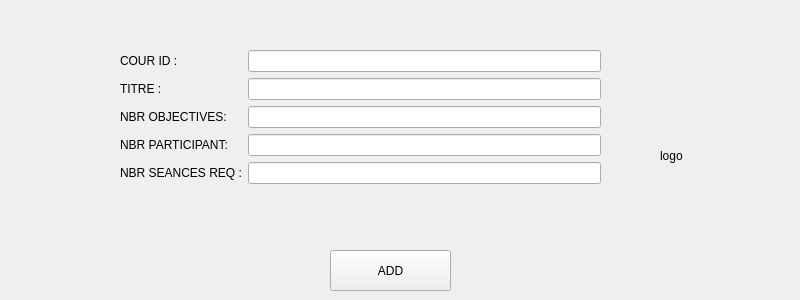
       <widget class="QWidget" name="tab_3">
        <attribute name="title">
         <string>CREATE</string>
        </attribute>
        <widget class="QWidget" name="formLayoutWidget_2">
         <property name="geometry">
          <rect>
           <x>120</x>
           <y>50</y>
           <width>481</width>
           <height>151</height>
          </rect>
         </property>
         <layout class="QFormLayout" name="formLayout_2">
          <item row="0" column="0">
           <widget class="QLabel" name="label_8">
            <property name="text">
             <string>COUR ID :</string>
            </property>
           </widget>
          </item>
          <item row="0" column="1">
           <widget class="QLineEdit" name="cours_id"/>
          </item>
          <item row="1" column="1">
           <widget class="QLineEdit" name="cours_titre"/>
          </item>
          <item row="2" column="0">
           <widget class="QLabel" name="label_10">
            <property name="text">
             <string>NBR OBJECTIVES: </string>
            </property>
           </widget>
          </item>
          <item row="2" column="1">
           <widget class="QLineEdit" name="cours_nbr_obj"/>
          </item>
          <item row="3" column="0">
           <widget class="QLabel" name="label_11">
            <property name="text">
             <string>NBR PARTICIPANT:</string>
            </property>
           </widget>
          </item>
          <item row="3" column="1">
           <widget class="QLineEdit" name="cours_nbr_prtc"/>
          </item>
          <item row="4" column="0">
           <widget class="QLabel" name="label_12">
            <property name="text">
             <string>NBR SEANCES REQ :</string>
            </property>
           </widget>
          </item>
          <item row="4" column="1">
           <widget class="QLineEdit" name="cours_nbr_sc"/>
          </item>
          <item row="1" column="0">
           <widget class="QLabel" name="label_9">
            <property name="text">
             <string>TITRE : </string>
            </property>
           </widget>
          </item>
         </layout>
        </widget>
        <widget class="QPushButton" name="add_cr_btn">
         <property name="geometry">
          <rect>
           <x>330</x>
           <y>250</y>
           <width>121</width>
           <height>41</height>
          </rect>
         </property>
         <property name="text">
          <string>ADD</string>
         </property>
        </widget>
        <widget class="QLabel" name="logo_2">
         <property name="geometry">
          <rect>
           <x>660</x>
           <y>90</y>
           <width>131</width>
           <height>131</height>
          </rect>
         </property>
         <property name="text">
          <string>logo</string>
         </property>
        </widget>
       </widget>
